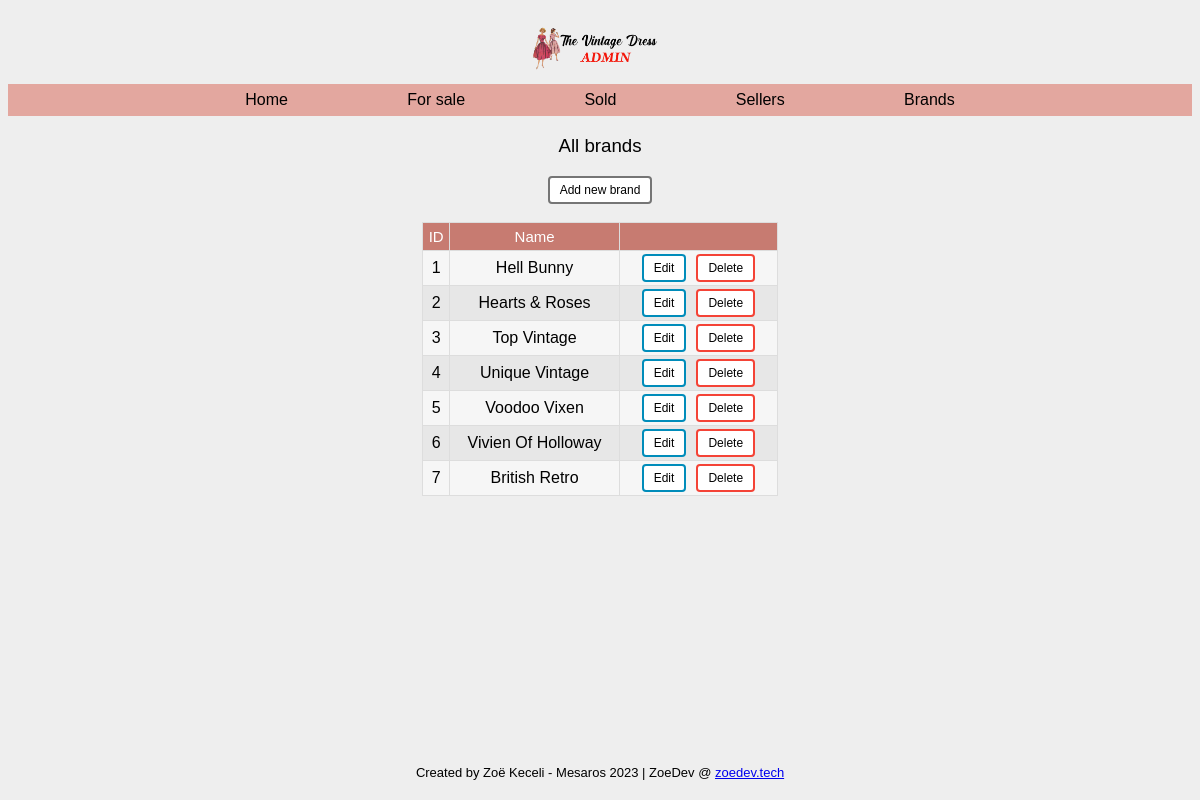
The app's page /brands.php with its own data.
### tables this page shows
CREATE TABLE `brands` (
  `id` int(11) NOT NULL,
  `name` varchar(32) NOT NULL
);

### brands.php (called while the page is built, shortened)
<?php
require 'classes/view/brand-view.php';
$pdo = require 'partials/connect.php';
$brandModel = new BrandModel($pdo);
$brandView = new BrandView();
include 'partials/header.php';
include 'partials/nav.php';
$brandView->renderAllBrandsAsList($brandModel->getAllBrands());
include 'partials/footer.php';

### classes/model/db.php (called while the page is built)
<?php
class DB
{
    protected $pdo;
    public function __construct(PDO $pdo)
    {
        $this->pdo = $pdo;
    }
    public function getAll($table)
    {
        $query = "SELECT * FROM $table";
        $stmt = $this->pdo->prepare($query);
        $stmt->execute();
        return $stmt->fetchAll(PDO::FETCH_ASSOC);
    }
}

### classes/model/brand-model.php (called while the page is built, shortened)
<?php
require_once 'db.php';
class BrandModel extends DB
{
    protected $table = "brands";
    public function getAllBrands()
    {
        return $this->getAll($this->table);
    }
}

### classes/view/brand-view.php (the view, shortened to what this page needs)
<?php
class BrandView
{
    public function renderAllBrandsAsList(array $brands): void
    {
        echo "<h3 class='pageTitle'>All brands</h3>";
        echo "<button class='addButton'><a href='brand-new.php'>Add new brand</a></button>";
        echo "<br><br>";
        echo "<table class='brandsTable'>";
        echo "<th>ID</th>";
        echo "<th>Name</th>";
        echo "<th></th>";
        foreach ($brands as $brand) {
            echo "<tr>";
            echo "<td>{$brand['id']}</td>";
            echo "<td>{$brand['name']}</td>";
            echo "<td>";
            echo "<button class='btnEdit'><a href='brand-edit.php?id={$brand['id']}'>Edit</a></button>";
            echo "<button class='btnDel'><a href='brand-delete.php?id={$brand['id']}'>Delete</a></button>";
            echo "</td>";
            echo "</tr>";
        }
        echo "</table>";
    }
}

### style/style.css (style rules this page uses)
body { text-align: center; background: #eee url("https://i.imgur.com/eeQeRmk.png"); background-size: 1.2%; background-repeat: repeat; }
.pageTitle { font-family: "Gill Sans", "Gill Sans MT", Calibri, "Trebuchet MS", sans-serif; font-weight: lighter; }
.brandsTable { margin-left: auto; margin-right: auto; background-color: rgb(231, 231, 231); font-family: Arial, Helvetica, sans-serif; border-collapse: collapse; width: 30%; }
.brandsTable td, .brandsTable th { border: 1px solid #ddd; padding: 3px; }
.brandsTable tr:nth-child(even) { background-color: #f8f8f8e9; }
.brandsTable tr, td { text-align: center; }
.brandsTable th { padding-top: 5px; padding-bottom: 5px; text-align: center; font-size: 15px; font-weight: normal; font-family: Arial, Helvetica, sans-serif; background-color: #c77b71ff; color: rgb(255, 255, 255); }
.center tr, td { text-align: center; }
.btnDel { margin-left: 5px; margin-right: 5px; background-color: #f44336; border: none; border-radius: 4px; color: white; padding: 5px 10px; text-align: center; text-decoration: none; display: inline-block; font-size: 12px; transition-duration: 0.4s; cursor: pointer; }
.btnDel { background-color: white; color: black; border: 2px solid #f44336; }
.btnDel a { all: unset; }
.btnEdit { margin-left: 5px; margin-right: 5px; background-color: #008cba; border: none; border-radius: 4px; color: white; padding: 5px 10px; text-align: center; text-decoration: none; display: inline-block; font-size: 12px; transition-duration: 0.4s; cursor: pointer; }
.btnEdit { background-color: white; color: black; border: 2px solid #008cba; }
.btnEdit a { all: unset; }
.addButton a { all: unset; }
.addButton { margin-left: 5px; margin-right: 5px; background-color: #ffffff; border: none; border-radius: 4px; color: white; padding: 5px 10px; text-align: center; text-decoration: none; display: inline-block; font-size: 12px; transition-duration: 0.4s; cursor: pointer; }
.addButton { background-color: white; color: black; border: 2px solid #757575; }

### records on screen
brands: id "1", name "Hell Bunny"
brands: id "2", name "Hearts & Roses"
brands: id "3", name "Top Vintage"
brands: id "4", name "Unique Vintage"
brands: id "5", name "Voodoo Vixen"
brands: id "6", name "Vivien Of Holloway"
brands: id "7", name "British Retro"
